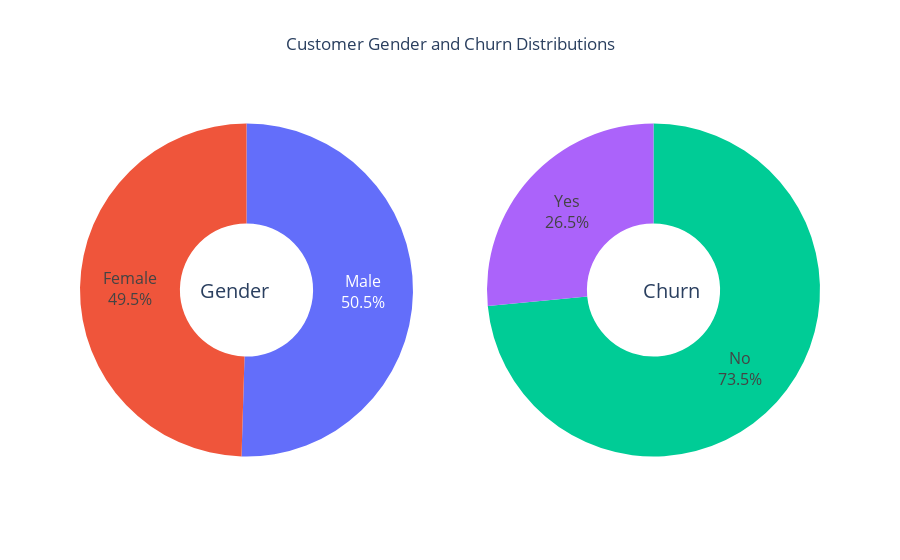

The notebook cell saved with this chart:
### Markdown cell above
# DATA VISUALIZATION

### Code cell
# IMPORT THE NECESSARY MODULES
import plotly.graph_objects as go
from plotly.subplots import make_subplots

# CREATE SUBPLOTS
fig = make_subplots(
    rows=1, 
    cols=2, 
    specs=[[{'type': 'domain'}, {'type': 'domain'}]]
)

# --- CHART 1: GENDER DISTRIBUTION ---
# GET LABELS AND VALUES DIRECTLY FROM THE DATAFRAME TO ENSURE THEY MATCH
gender_counts = df['gender'].value_counts()
gender_labels = gender_counts.index

# ADD THE PIE CHART WITH CUSTOM COLORS
fig.add_trace(
    go.Pie(
        labels=gender_labels,
        values=gender_counts.values,
        name="Gender",
        marker_colors=['#636EFA', '#EF553B']
    ),
    1, 1
)

# --- CHART 2: CHURN DISTRIBUTION ---
# MAP THE 0/1 CHURN VALUES TO 'NO'/'YES' FOR CLEAR LABELS
churn_counts = df['Churn'].value_counts()
churn_labels = churn_counts.index.map({0: 'No', 1: 'Yes'})

# ADD THE PIE CHART WITH INTUITIVE COLORS (BLUE FOR 'NO', RED FOR 'YES')
fig.add_trace(
    go.Pie(
        labels=churn_labels,
        values=churn_counts.values,
        name="Churn",
        marker_colors=['#00CC96', '#AB63FA']
    ),
    1, 2
)

# --- STYLING AND LAYOUT ---
# USE 'HOLE' TO CREATE A DONUT CHART AND DISPLAY INFO DIRECTLY ON THE SLICES
fig.update_traces(hole=.4, textinfo='percent+label', textfont_size=16)

# UPDATE THE LAYOUT FOR A CLEANER LOOK
fig.update_layout(
    title_text="Customer Gender and Churn Distributions",
    title_x=0.5,  # CENTER THE TITLE
    showlegend=False,  # HIDE THE REDUNDANT LEGEND
    annotations=[
        dict(text='Gender', x=0.16, y=0.5, font_size=20, showarrow=False),
        dict(text='Churn', x=0.84, y=0.5, font_size=20, showarrow=False)
    ]
)

# SHOW THE FIGURE
fig.show()

### Figure 1 — Plotly figure (JSON) as saved in the notebook; plotly's stock layout.template omitted (floating-point values rounded to 4 significant figures)
{"data": [{"domain": {"x": [0, 0.45], "y": [0, 1]}, "hole": 0.4, "labels": ["Male", "Female"], "marker": {"colors": ["#636EFA", "#EF553B"]}, "name": "Gender", "textfont": {"size": 16}, "textinfo": "percent+label", "type": "pie", "values": [3555, 3488]}, {"domain": {"x": [0.55, 1], "y": [0, 1]}, "hole": 0.4, "labels": ["No", "Yes"], "marker": {"colors": ["#00CC96", "#AB63FA"]}, "name": "Churn", "textfont": {"size": 16}, "textinfo": "percent+label", "type": "pie", "values": [5174, 1869]}], "layout": {"annotations": [{"font": {"size": 20}, "showarrow": false, "text": "Gender", "x": 0.16, "y": 0.5}, {"font": {"size": 20}, "showarrow": false, "text": "Churn", "x": 0.84, "y": 0.5}], "showlegend": false, "title": {"text": "Customer Gender and Churn Distributions", "x": 0.5}}}
